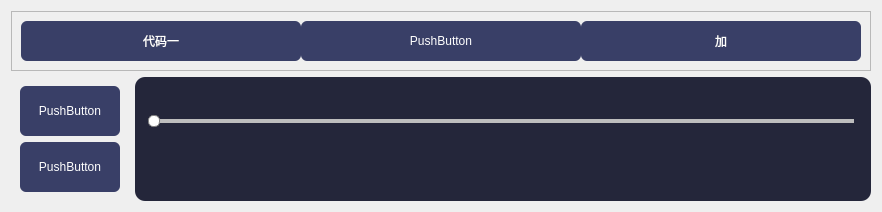
                <widget class="QWidget" name="page_view">
                 <layout class="QGridLayout" name="gridLayout_2">
                  <item row="1" column="0">
                   <widget class="QStackedWidget" name="stackedWidget_2">
                    <property name="styleSheet">
                     <string notr="true">QPushButton {	


	border:none;
	
	border-radius: 6px;
	color: rgb(255, 255, 255);
	background-color: rgb(57, 63, 103);
}
QPushButton:hover {
	background-color: rgb(38, 43, 85);
}
QPushButton:checked{
    background-color: rgb(33, 33, 33);
border-bottom: 2px solid;
border-color: #598FDC;
}</string>
                    </property>
                    <property name="currentIndex">
                     <number>0</number>
                    </property>
                    <widget class="QWidget" name="page">
                     <layout class="QVBoxLayout" name="verticalLayout">
                      <item>
                       <widget class="QPushButton" name="pushButton_5">
                        <property name="minimumSize">
                         <size>
                          <width>100</width>
                          <height>50</height>
                         </size>
                        </property>
                        <property name="text">
                         <string>PushButton</string>
                        </property>
                       </widget>
                      </item>
                      <item>
                       <widget class="QPushButton" name="pushButton_4">
                        <property name="minimumSize">
                         <size>
                          <width>100</width>
                          <height>50</height>
                         </size>
                        </property>
                        <property name="text">
                         <string>PushButton</string>
                        </property>
                       </widget>
                      </item>
                     </layout>
                    </widget>
                   </widget>
                  </item>
                  <item row="1" column="1">
                   <widget class="QFrame" name="frame_animation">
                    <property name="sizePolicy">
                     <sizepolicy hsizetype="Preferred" vsizetype="Preferred">
                      <horstretch>1</horstretch>
                      <verstretch>0</verstretch>
                     </sizepolicy>
                    </property>
                    <property name="styleSheet">
                     <string notr="true">QFrame{
	background-color: rgb(36,38,58);
	border-radius:10px;
}</string>
                    </property>
                    <property name="frameShape">
                     <enum>QFrame::StyledPanel</enum>
                    </property>
                    <property name="frameShadow">
                     <enum>QFrame::Raised</enum>
                    </property>
                    <layout class="QVBoxLayout" name="verticalLayout_10">
                     <item>
                      <widget class="QLabel" name="label_2">
                       <property name="text">
                        <string/>
                       </property>
                      </widget>
                     </item>
                     <item>
                      <widget class="QSlider" name="horizontalSlider">
                       <property name="styleSheet">
                        <string notr="true">QSlider::groove:horizontal { 
	border: 1px solid gray;
	height: 2px; 
	left: 8px; 
	right: 8px; 
} 

QSlider::handle:horizontal { 
	border: 1px solid gray; 
	background:white;
	border-radius: 5px;
	width: 10px; 
	height: 10px; 
	margin: -5px; 
} 

QSlider::add-page:horizontal{ 
	background: rgb(189, 189, 189); 
} 
QSlider::sub-page:horizontal{ 
	background: rgb(80, 165, 245); 
}
</string>
                       </property>
                       <property name="orientation">
                        <enum>Qt::Horizontal</enum>
                       </property>
                      </widget>
                     </item>
                     <item>
                      <widget class="QFrame" name="frame_vedio">
                       <property name="sizePolicy">
                        <sizepolicy hsizetype="Preferred" vsizetype="Fixed">
                         <horstretch>0</horstretch>
                         <verstretch>0</verstretch>
                        </sizepolicy>
                       </property>
                       <layout class="QHBoxLayout" name="horizontalLayout_17">
                        <item>
                         <widget class="QLabel" name="label">
                          <property name="font">
                           <font>
                            <family>Microsoft YaHei UI</family>
                            <pointsize>9</pointsize>
                           </font>
                          </property>
                          <property name="styleSheet">
                           <string notr="true">QLabel{
border: 0px solid;
border-color: #598FDC;
background-color:rgba(0,0,0,0);
color:white;
}</string>
                          </property>
                          <property name="text">
                           <string/>
                          </property>
                         </widget>
                        </item>
                        <item>
                         <widget class="QPushButton" name="pushButton_back">
                          <property name="sizePolicy">
                           <sizepolicy hsizetype="Fixed" vsizetype="Fixed">
                            <horstretch>0</horstretch>
                            <verstretch>0</verstretch>
                           </sizepolicy>
                          </property>
                          <property name="minimumSize">
                           <size>
                            <width>35</width>
                            <height>35</height>
                           </size>
                          </property>
                          <property name="font">
                           <font>
                            <family>Microsoft YaHei UI</family>
                            <pointsize>10</pointsize>
                            <weight>75</weight>
                            <bold>true</bold>
                           </font>
                          </property>
                          <property name="styleSheet">
                           <string notr="true">QPushButton {	
	border: 0px solid;
	border-color: #598FDC;
	border-radius: 6px;
	color: rgb(255, 255, 255);
	background-color: transparent;
}
QPushButton:hover {
	background-color: rgb(38, 43, 85);
}
QPushButton:pressed {	
	background-color: transparent;
}</string>
                          </property>
                          <property name="text">
                           <string/>
                          </property>
                          <property name="icon">
                           <iconset resource="../res1/res.qrc">
                            <normaloff>:/图标/快退.png</normaloff>:/图标/快退.png</iconset>
                          </property>
                          <property name="iconSize">
                           <size>
                            <width>32</width>
                            <height>32</height>
                           </size>
                          </property>
                         </widget>
                        </item>
                        <item>
                         <widget class="QPushButton" name="pushButton_stop">
                          <property name="sizePolicy">
                           <sizepolicy hsizetype="Fixed" vsizetype="Fixed">
                            <horstretch>0</horstretch>
                            <verstretch>0</verstretch>
                           </sizepolicy>
                          </property>
                          <property name="minimumSize">
                           <size>
                            <width>70</width>
                            <height>35</height>
                           </size>
                          </property>
                          <property name="font">
                           <font>
                            <family>Microsoft YaHei UI</family>
                            <pointsize>10</pointsize>
                            <weight>75</weight>
                            <bold>true</bold>
                           </font>
                          </property>
                          <property name="styleSheet">
                           <string notr="true">QPushButton {	
	border: 0px solid;
	border-color: #598FDC;
	border-radius: 6px;
	color: rgb(255, 255, 255);
	background-color: transparent;
}
QPushButton:hover {
	background-color: rgb(38, 43, 85);
}
QPushButton:pressed {	
	background-color: transparent;
}</string>
                          </property>
                          <property name="text">
                           <string/>
                          </property>
                          <property name="icon">
                           <iconset resource="../res1/res.qrc">
                            <normaloff>:/图标/24gf-pause2.png</normaloff>:/图标/24gf-pause2.png</iconset>
                          </property>
                          <property name="iconSize">
                           <size>
                            <width>32</width>
                            <height>32</height>
                           </size>
                          </property>
                         </widget>
                        </item>
                        <item>
                         <widget class="QPushButton" name="pushButton_forward">
                          <property name="sizePolicy">
                           <sizepolicy hsizetype="Fixed" vsizetype="Fixed">
                            <horstretch>0</horstretch>
                            <verstretch>0</verstretch>
                           </sizepolicy>
                          </property>
                          <property name="minimumSize">
                           <size>
                            <width>35</width>
                            <height>35</height>
                           </size>
                          </property>
                          <property name="font">
                           <font>
                            <family>Microsoft YaHei UI</family>
                            <pointsize>10</pointsize>
                            <weight>75</weight>
                            <bold>true</bold>
                           </font>
                          </property>
                          <property name="styleSheet">
                           <string notr="true">QPushButton {	
	border: 0px solid;
	border-color: #598FDC;
	border-radius: 6px;
	color: rgb(255, 255, 255);
	background-color: transparent;
}
QPushButton:hover {
	background-color: rgb(38, 43, 85);
}
QPushButton:pressed {	
	background-color: transparent;
}</string>
                          </property>
                          <property name="text">
                           <string/>
                          </property>
                          <property name="icon">
                           <iconset resource="../res1/res.qrc">
                            <normaloff>:/图标/快进.png</normaloff>
                            <activeon>:/图标/快进.png</activeon>:/图标/快进.png</iconset>
                          </property>
                          <property name="iconSize">
                           <size>
                            <width>32</width>
                            <height>32</height>
                           </size>
                          </property>
                         </widget>
                        </item>
                        <item>
                         <widget class="QLabel" name="label_3">
                          <property name="text">
                           <string/>
                          </property>
                         </widget>
                        </item>
                       </layout>
                      </widget>
                     </item>
                     <item>
                      <spacer name="verticalSpacer">
                       <property name="orientation">
                        <enum>Qt::Vertical</enum>
                       </property>
                       <property name="sizeType">
                        <enum>QSizePolicy::Fixed</enum>
                       </property>
                       <property name="sizeHint" stdset="0">
                        <size>
                         <width>20</width>
                         <height>4</height>
                        </size>
                       </property>
                      </spacer>
                     </item>
                    </layout>
                   </widget>
                  </item>
                  <item row="0" column="0" colspan="2">
                   <widget class="QFrame" name="frame_4">
                    <property name="sizePolicy">
                     <sizepolicy hsizetype="Preferred" vsizetype="Preferred">
                      <horstretch>0</horstretch>
                      <verstretch>0</verstretch>
                     </sizepolicy>
                    </property>
                    <property name="minimumSize">
                     <size>
                      <width>0</width>
                      <height>0</height>
                     </size>
                    </property>
                    <property name="maximumSize">
                     <size>
                      <width>16777215</width>
                      <height>16777215</height>
                     </size>
                    </property>
                    <property name="autoFillBackground">
                     <bool>false</bool>
                    </property>
                    <property name="styleSheet">
                     <string notr="true">QPushButton {	


	border:none;
	
	border-radius: 6px;
	color: rgb(255, 255, 255);
	background-color: rgb(57, 63, 103);
}
QPushButton:hover {
	background-color: rgb(38, 43, 85);
}
QPushButton:checked{
    background-color: rgb(33, 33, 33);
border-bottom: 2px solid;
border-color: #598FDC;
}</string>
                    </property>
                    <property name="frameShape">
                     <enum>QFrame::StyledPanel</enum>
                    </property>
                    <property name="frameShadow">
                     <enum>QFrame::Raised</enum>
                    </property>
                    <layout class="QHBoxLayout" name="horizontalLayout">
                     <property name="spacing">
                      <number>0</number>
                     </property>
                     <item>
                      <widget class="QPushButton" name="pushButton">
                       <property name="sizePolicy">
                        <sizepolicy hsizetype="Preferred" vsizetype="Minimum">
                         <horstretch>0</horstretch>
                         <verstretch>0</verstretch>
                        </sizepolicy>
                       </property>
                       <property name="minimumSize">
                        <size>
                         <width>280</width>
                         <height>40</height>
                        </size>
                       </property>
                       <property name="maximumSize">
                        <size>
                         <width>16777215</width>
                         <height>40</height>
                        </size>
                       </property>
                       <property name="layoutDirection">
                        <enum>Qt::LeftToRight</enum>
                       </property>
                       <property name="text">
                        <string>代码一</string>
                       </property>
                       <property name="checkable">
                        <bool>true</bool>
                       </property>
                      </widget>
                     </item>
                     <item>
                      <widget class="QPushButton" name="pushButton_2">
                       <property name="sizePolicy">
                        <sizepolicy hsizetype="Preferred" vsizetype="Fixed">
                         <horstretch>0</horstretch>
                         <verstretch>0</verstretch>
                        </sizepolicy>
                       </property>
                       <property name="minimumSize">
                        <size>
                         <width>280</width>
                         <height>40</height>
                        </size>
                       </property>
                       <property name="maximumSize">
                        <size>
                         <width>16777215</width>
                         <height>40</height>
                        </size>
                       </property>
                       <property name="text">
                        <string>PushButton</string>
                       </property>
                       <property name="checkable">
                        <bool>true</bool>
                       </property>
                      </widget>
                     </item>
                     <item>
                      <widget class="QPushButton" name="pushButton_3">
                       <property name="minimumSize">
                        <size>
                         <width>280</width>
                         <height>40</height>
                        </size>
                       </property>
                       <property name="maximumSize">
                        <size>
                         <width>16777215</width>
                         <height>40</height>
                        </size>
                       </property>
                       <property name="text">
                        <string>加</string>
                       </property>
                      </widget>
                     </item>
                    </layout>
                   </widget>
                  </item>
                 </layout>
                 <zorder>frame_4</zorder>
                 <zorder>stackedWidget_2</zorder>
                 <zorder>frame_animation</zorder>
                </widget>
